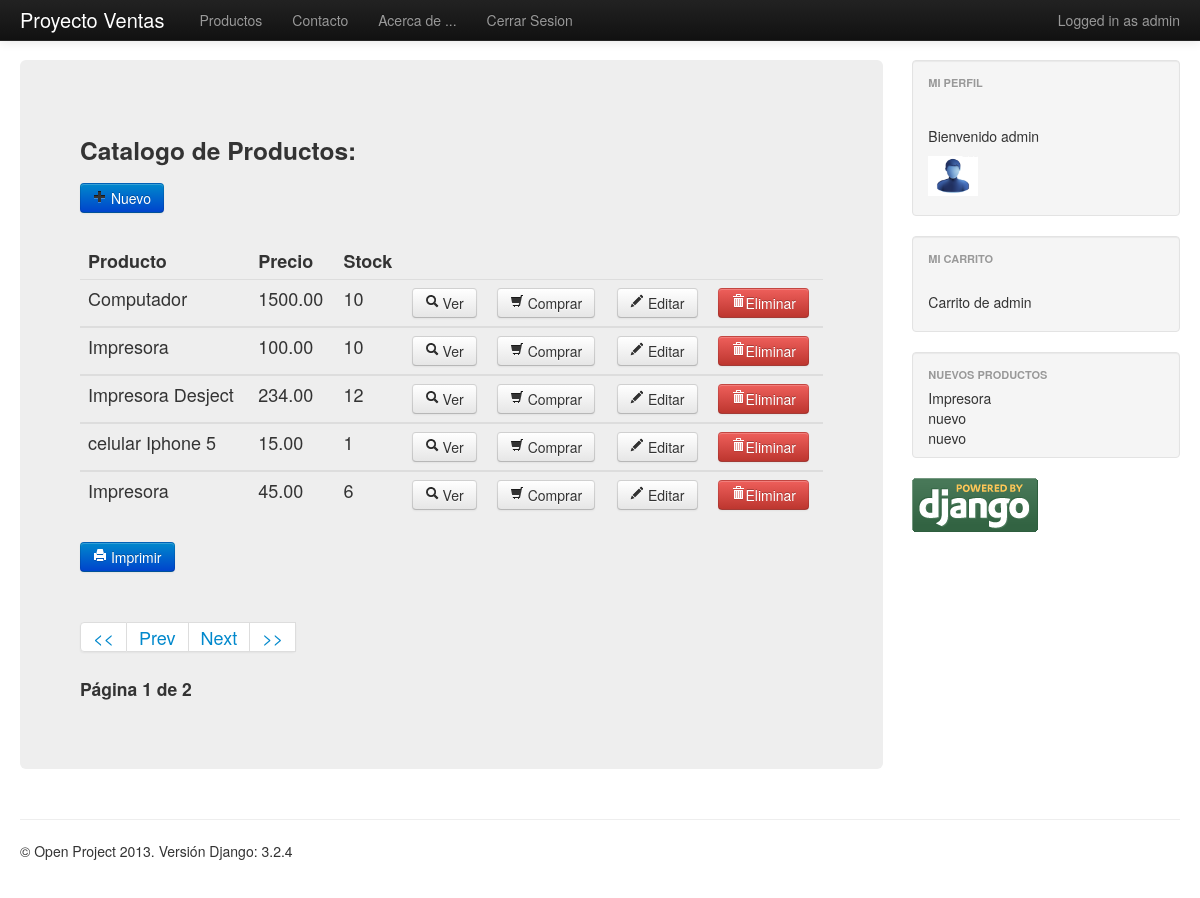
/productos/page/1/ (signed in), run on the app's committed database.
### demo/apps/ventas/models.py (models this page shows, shortened)
class producto(models.Model):
	def url(self,filename):
		ruta = "MultimediaData/Producto/%s/%s"%(self.nombre,str(filename))
		return ruta
	def thumbnail(self):
		return '<a href="/media/%s"><img src="/media/%s" width=50px heigth=50px/></a>'%(self.imagen,self.imagen)
	thumbnail.allow_tags = True
	nombre		= models.CharField(max_length=100)
	descripcion	= models.TextField(max_length=300)
	status		= models.BooleanField(default=True)
	imagen 		= models.ImageField(upload_to=url,null=True,blank=True)
	precio		= models.DecimalField(max_digits=6,decimal_places=2)
	iva			= models.FloatField()
	stock		= models.IntegerField()
	categorias	= models.ManyToManyField(categoriaProducto,null=True,blank=True)

### demo/apps/home/views.py (the view, shortened to what this page needs)
# urls.py: url(r'^productos/page/(?P<pagina>.*)/$',productos_view,name='vista_productos'),
def productos_view(request,pagina):
	lista_prod = producto.objects.filter(status=True) # Select * from ventas_productos where status = True
	paginator = Paginator(lista_prod,5) # Cuantos productos quieres por pagina? = 3
	try:
		page = int(pagina)
	except:
		page = 1
	try:
		productos = paginator.page(page)
	except (EmptyPage,InvalidPage):
		productos = paginator.page(paginator.num_pages)
	ctx = {'productos':productos}
	return render(request,'home/productos.html',ctx)#),context_instance=RequestContext(request))

### demo/apps/context_processors.py (called while the page is built)
def user_image(request):
	try:
		imagen = None
		user = request.user
		up = userProfile.objects.get(user=user)
		imagen = "/media/%s"%up.photo
	except:
		imagen = "/media/images/user.jpg"
	return imagen

def my_processor(request):
	context = {"django_version":django.get_version(),
				"get_image_profile":user_image(request),
	}
	return context

### demo/templates/home/productos.html (shortened to what this page needs)
{% extends 'base.html' %}
{%block content %}
<h3>Catalogo de Productos:</h3>
{% if user.is_authenticated %}
<a href="{% url "vista_agregar_producto" %}" class="btn btn-primary"><i class="icon-plus"></i> Nuevo</a><br>
{% endif %}
<br>
{% if productos %}
    <table class="table table-hover" id="tabla_productos">
    	<thead>
                <tr>
                  <th>Producto</th>
                  <th>Precio</th>
                  <th>Stock</th>
                </tr>
        </thead>
    {% for p in productos %}
     	<tbody>
     		<tr id="tr{{p.id}}">
				<td>{{ p.nombre }}</td>
				<td>{{ p.precio }}</td>
				<td>{{ p.stock }}</td>
				<td><a class="btn" href="/producto/{{p.id}}/"><i class="icon-search"></i>   Ver</a></td>
				<td><a class="btn" href="/compra/producto/{{p.id}}/"><i class="icon-shopping-cart"></i> Comprar</a></td>
				{% if user.is_authenticated and user.is_staff %}
				<td><a class="btn" href="/edit/producto/{{p.id}}/"><i class="icon-pencil"></i>  Editar </a></td>
					<td><a href="#myModal" role="button" class="btn btn-danger delete" data-toggle="modal" id="{{p.id}}" data-name="{{p.nombre}}"><i class="icon-trash icon-white"></i>Eliminar</a></td>
				{% endif %}
			</tr>
		</tbody>
	{% endfor %}
    </table>
	<div >
	  <a class="btn btn-primary" role="button" href="/generarProductos/" ><i class="icon-print icon-white"></i> Imprimir  </a>
	</div>
{% else %}
	<h2>No existen productos activos a la venta :( </h2>
{% endif %}
<br>
{% if productos %}
    <div class="pagination">
    <ul>
		<li><a href="/productos/page/1"> << </a></li>
	{% if productos.has_previous %}
		<li><a href="/productos/page/{{productos.previous_page_number }}/"> Prev </a></li>
	{% else %}
		<li><a href="#"> Prev </a></li>
	{% endif %}
	{% if productos.has_next %}
		<li><a href="/productos/page/{{productos.next_page_number }}/"> Next </a></li>
	{% else %}
		<li><a href="#"> Next </a></li>
	{% endif %}
		<li><a href="/productos/page/{{productos.paginator.num_pages }} "> >> </a><li>
	</ul>
	</div>
	<h4> Página {{ productos.number }} de {{ productos.paginator.num_pages }}</h4>
{% endif %}
{% endblock %}

### demo/templates/base.html (shortened to what this page needs)
<!DOCTYPE html>
<html lang="es">
  <head>
    <link href="/media/bootstrap/css/bootstrap.css" rel="stylesheet">
    <link href="/media/bootstrap/css/bootstrap-responsive.css" rel="stylesheet">
  </head>
  <body>
    <div class="navbar navbar-inverse navbar-fixed-top">
      <div class="navbar-inner">
        <div class="container-fluid">
          <a class="brand" href="{% url "vista_principal" %}">Proyecto Ventas </a>
            {% if user.is_authenticated %}
            <p class="navbar-text pull-right">
              Logged in as {{ user.username }}
            </p>
            {% endif %}
            <ul class="nav">
              <li><a href="/productos/page/1/">Productos</a></li>
              <li><a href="{% url "vista_contacto" %}">Contacto</a></li>
              <li><a href="{% url "vista_about" %}">Acerca de ...</a></li>
              {% if user.is_authenticated %}
  				    <li><a href="{% url "vista_logout" %}"> Cerrar Sesion </a></li>
  		        {% else %}
  				    <li><a href="{% url "vista_login" %}"> Login </a></li>
  		        {% endif %}
        </div>
      </div>
    </div>
    <div class="container-fluid">
      <div class="row-fluid">
        <div class="span9">
          <div class="hero-unit">
            {% block content %}
            {% endblock %}
          </div>
        </div>
        <div class="span3">
          <div class="well sidebar-nav">
            <ul class="nav nav-list">
              <li class="nav-header">Mi perfil</li>
              <br><p align="justify">
              {%if user.is_authenticated %}
                <p>Bienvenido {{ user }} </p>
                <img src="{{get_image_profile}}" width="50px" heigth="50px"/>
              {% else %}
                <a href="/login/" class="btn btn-primary">Login<a>
              {% endif %}
              </p>
            </ul>
          </div>
          <div class="well sidebar-nav">
            <ul class="nav nav-list">
			 {%if user.is_authenticated %}
              <li class="nav-header">Mi Carrito</li>
              <br><p align="justify">
              	Carrito de {{user.username}}
              </p>
			  {% else %}
			  <p> Por favor <a href="/login/">Identifiquese</a>
            </ul>
		    {% endif %}
          </div>
          <div class="well sidebar-nav">
            <ul class="nav nav-list" id="ProductosNuevos">
              <li class="nav-header">Nuevos Productos</li>
            </ul>
          </div>
           <img src="/media/images/django.gif"/>
        </div>
      </div>
      <hr>
      <footer>
        <p>&copy; Open Project 2013. Versión Django: {{django_version}}</p>
      </footer>
    </div>
  </body>
</html>

### demo/templates/base.html (style rules this page uses)
body { padding-top: 60px; padding-bottom: 40px; }
.sidebar-nav { padding: 9px 0; }

### data on the page
producto: nombre "Computador", precio "1500.00", stock "10"
producto: nombre "Impresora", precio "100.00", stock "10"
producto: nombre "Impresora Desject", precio "234.00", stock "12"
producto: nombre "celular Iphone 5", precio "15.00", stock "1"
producto: nombre "Impresora", precio "45.00", stock "6"

### other printed values
{{ user.username }} "admin"
{{ productos.number }} "1"
{{ productos.paginator.num_pages }} "2"
{{ user }} "admin"
{{ django_version }} "3.2.4"
